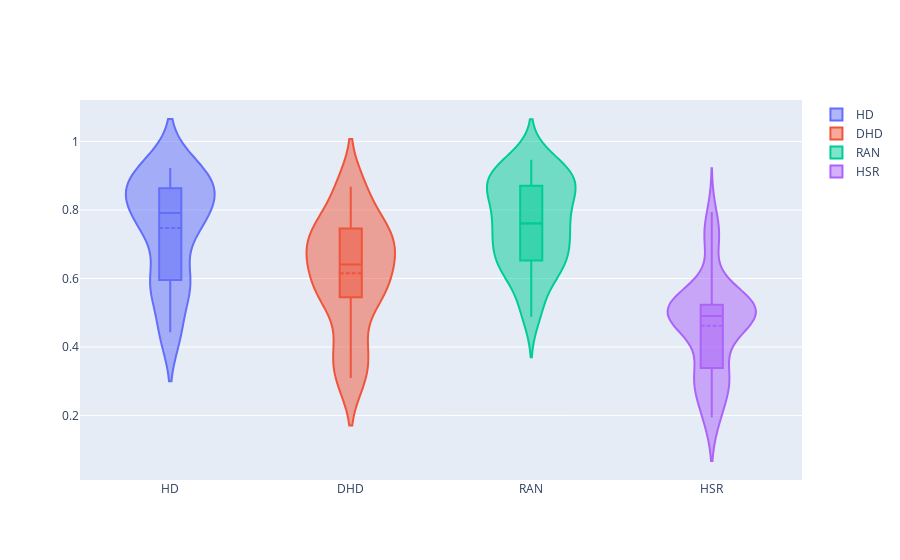

The notebook cell saved with this chart:
### Code cell
import plotly.graph_objects as go

import pandas as pd

#df = pd.read_csv("https://raw.githubusercontent.com/plotly/datasets/master/violin_data.csv")

fig = go.Figure()

#days = ['Thur', 'Fri', 'Sat', 'Sun']

for met in names:
    fig.add_trace(go.Violin(x=ects['Algorithm'][ects['Algorithm'] == met],
                            y=ects['Value'][ects['Algorithm'] == met],
                            name=met,
                            box_visible=True,
                            meanline_visible=True))

fig.show()

### Figure 1 — Plotly figure (JSON) as saved in the notebook; plotly's stock layout.template omitted (floating-point values rounded to 4 significant figures)
{"data": [{"box": {"visible": true}, "meanline": {"visible": true}, "name": "HD", "type": "violin", "x": ["HD", "HD", "HD", "HD", "HD", "HD", "HD", "HD", "HD", "HD", "HD", "HD", "HD", "HD", "HD", "HD", "HD", "HD", "HD", "HD", "HD", "HD", "HD", "HD", "HD", "HD", "HD", "HD", "HD", "HD", "HD", "HD", "HD", "HD", "HD", "HD", "HD", "HD", "HD", "HD", "HD", "HD", "HD", "HD", "HD", "HD", "HD", "HD", "HD", "HD", "HD", "HD", "HD", "HD", "HD", "HD", "HD", "HD", "HD", "HD"], "y": [0.5757, 0.7434, 0.8267, 0.9229, 0.5955, 0.8401, 0.8636, 0.443, 0.9065, 0.7559, 0.5757, 0.7434, 0.8267, 0.9229, 0.5955, 0.8401, 0.8636, 0.443, 0.9065, 0.7559, 0.5757, 0.7434, 0.8267, 0.9229, 0.5955, 0.8401, 0.8636, 0.443, 0.9065, 0.7559, 0.5757, 0.7434, 0.8267, 0.9229, 0.5955, 0.8401, 0.8636, 0.443, 0.9065, 0.7559, 0.5757, 0.7434, 0.8267, 0.9229, 0.5955, 0.8401, 0.8636, 0.443, 0.9065, 0.7559, 0.5757, 0.7434, 0.8267, 0.9229, 0.5955, 0.8401, 0.8636, 0.443, 0.9065, 0.7559]}, {"box": {"visible": true}, "meanline": {"visible": true}, "name": "DHD", "type": "violin", "x": ["DHD", "DHD", "DHD", "DHD", "DHD", "DHD", "DHD", "DHD", "DHD", "DHD", "DHD", "DHD", "DHD", "DHD", "DHD", "DHD", "DHD", "DHD", "DHD", "DHD", "DHD", "DHD", "DHD", "DHD", "DHD", "DHD", "DHD", "DHD", "DHD", "DHD", "DHD", "DHD", "DHD", "DHD", "DHD", "DHD", "DHD", "DHD", "DHD", "DHD", "DHD", "DHD", "DHD", "DHD", "DHD", "DHD", "DHD", "DHD", "DHD", "DHD", "DHD", "DHD", "DHD", "DHD", "DHD", "DHD", "DHD", "DHD", "DHD", "DHD"], "y": [0.5452, 0.4007, 0.5531, 0.8682, 0.6221, 0.7564, 0.7467, 0.3098, 0.6599, 0.6909, 0.5452, 0.4007, 0.5531, 0.8682, 0.6221, 0.7564, 0.7467, 0.3098, 0.6599, 0.6909, 0.5452, 0.4007, 0.5531, 0.8682, 0.6221, 0.7564, 0.7458, 0.3098, 0.6599, 0.6863, 0.5452, 0.4007, 0.5466, 0.8682, 0.6221, 0.7564, 0.7458, 0.3098, 0.6599, 0.6909, 0.5452, 0.4007, 0.5531, 0.8682, 0.6221, 0.7564, 0.7458, 0.3098, 0.6599, 0.6909, 0.5452, 0.4007, 0.5531, 0.8682, 0.6221, 0.7564, 0.7467, 0.3098, 0.6599, 0.6909]}, {"box": {"visible": true}, "meanline": {"visible": true}, "name": "RAN", "type": "violin", "x": ["RAN", "RAN", "RAN", "RAN", "RAN", "RAN", "RAN", "RAN", "RAN", "RAN", "RAN", "RAN", "RAN", "RAN", "RAN", "RAN", "RAN", "RAN", "RAN", "RAN", "RAN", "RAN", "RAN", "RAN", "RAN", "RAN", "RAN", "RAN", "RAN", "RAN", "RAN", "RAN", "RAN", "RAN", "RAN", "RAN", "RAN", "RAN", "RAN", "RAN", "RAN", "RAN", "RAN", "RAN", "RAN", "RAN", "RAN", "RAN", "RAN", "RAN", "RAN", "RAN", "RAN", "RAN", "RAN", "RAN", "RAN", "RAN", "RAN", "RAN"], "y": [0.5125, 0.7029, 0.8335, 0.9018, 0.682, 0.8576, 0.8109, 0.5925, 0.9233, 0.7503, 0.5125, 0.6935, 0.8895, 0.9018, 0.686, 0.7453, 0.8383, 0.6118, 0.8655, 0.7604, 0.6421, 0.6963, 0.8895, 0.9339, 0.7659, 0.8675, 0.8835, 0.5022, 0.9136, 0.7722, 0.6344, 0.6963, 0.7338, 0.941, 0.6568, 0.8628, 0.8109, 0.6303, 0.9131, 0.7604, 0.6344, 0.6333, 0.8737, 0.9469, 0.6489, 0.7453, 0.8383, 0.6118, 0.9131, 0.7604, 0.4883, 0.7029, 0.8335, 0.9241, 0.6489, 0.8576, 0.8096, 0.5713, 0.9131, 0.7604]}, {"box": {"visible": true}, "meanline": {"visible": true}, "name": "HSR", "type": "violin", "x": ["HSR", "HSR", "HSR", "HSR", "HSR", "HSR", "HSR", "HSR", "HSR", "HSR", "HSR", "HSR", "HSR", "HSR", "HSR", "HSR", "HSR", "HSR", "HSR", "HSR", "HSR", "HSR", "HSR", "HSR", "HSR", "HSR", "HSR", "HSR", "HSR", "HSR", "HSR", "HSR", "HSR", "HSR", "HSR", "HSR", "HSR", "HSR", "HSR", "HSR", "HSR", "HSR", "HSR", "HSR", "HSR", "HSR", "HSR", "HSR", "HSR", "HSR", "HSR", "HSR", "HSR", "HSR", "HSR", "HSR", "HSR", "HSR", "HSR", "HSR"], "y": [0.5234, 0.339, 0.5002, 0.7249, 0.2811, 0.4854, 0.5367, 0.1949, 0.4863, 0.4908, 0.5234, 0.339, 0.5002, 0.7249, 0.2811, 0.5282, 0.5367, 0.1949, 0.5197, 0.4908, 0.5167, 0.4179, 0.5002, 0.7249, 0.2811, 0.4854, 0.5367, 0.2869, 0.4863, 0.4169, 0.5233, 0.339, 0.5002, 0.7943, 0.284, 0.5282, 0.501, 0.3133, 0.4863, 0.4481, 0.5234, 0.3307, 0.5002, 0.7249, 0.2811, 0.4854, 0.5367, 0.1949, 0.5197, 0.4908, 0.5234, 0.339, 0.5002, 0.7249, 0.2811, 0.4854, 0.5367, 0.1949, 0.4863, 0.4908]}], "layout": {}}
